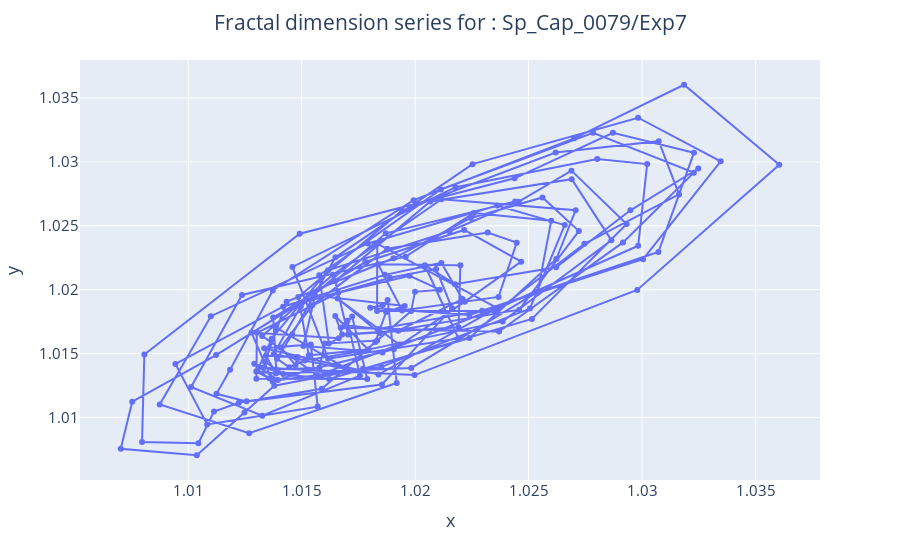

Notebook source saved alongside this figure:
### Code cell
mindice=63
fig = px.line(x=dfCelsDimFrac.dimFracDistro.iloc[mindice][:-1],y=dfCelsDimFrac.dimFracDistro.iloc[mindice][1:], markers=True)
fig.update_layout(title_text='Fractal dimension series for : '+dfCelsDimFrac.cel.iloc[mindice], 
                  title_x=0.5,font=dict(size=15))
fig.show()

### Figure 1 — Plotly figure (JSON) as saved in the notebook; plotly's stock layout.template omitted (floating-point values rounded to 4 significant figures; data arrays with more than 128 entries replaced by an {"elided": "..."} marker saying what was removed)
{"data": [{"hovertemplate": "x=%{x}<br>y=%{y}<extra></extra>", "legendgroup": "", "line": {"color": "#636efa", "dash": "solid"}, "marker": {"symbol": "circle"}, "mode": "lines+markers", "name": "", "orientation": "v", "showlegend": false, "type": "scatter", "x": {"elided": "202 float values"}, "xaxis": "x", "y": {"elided": "202 float values"}, "yaxis": "y"}], "layout": {"font": {"size": 15}, "legend": {"tracegroupgap": 0}, "margin": {"t": 60}, "title": {"text": "Fractal dimension series for : Sp_Cap_0079/Exp7", "x": 0.5}, "xaxis": {"anchor": "y", "domain": [0, 1], "title": {"text": "x"}}, "yaxis": {"anchor": "x", "domain": [0, 1], "title": {"text": "y"}}}}
